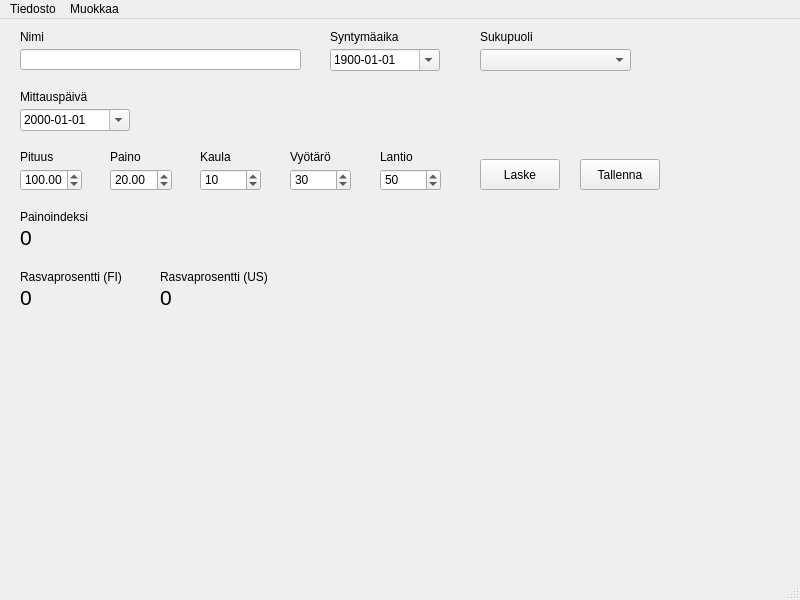
<?xml version="1.0" encoding="UTF-8"?>
<ui version="4.0">
 <class>MainWindow</class>
 <widget class="QMainWindow" name="MainWindow">
  <property name="geometry">
   <rect>
    <x>0</x>
    <y>0</y>
    <width>800</width>
    <height>600</height>
   </rect>
  </property>
  <property name="windowTitle">
   <string>MainWindow</string>
  </property>
  <widget class="QWidget" name="centralwidget">
   <widget class="QLineEdit" name="nameLineEdit">
    <property name="geometry">
     <rect>
      <x>20</x>
      <y>30</y>
      <width>281</width>
      <height>21</height>
     </rect>
    </property>
    <property name="toolTip">
     <string extracomment="Syötä tähän oma nimesi"/>
    </property>
   </widget>
   <widget class="QLabel" name="nameLabel">
    <property name="geometry">
     <rect>
      <x>20</x>
      <y>10</y>
      <width>58</width>
      <height>16</height>
     </rect>
    </property>
    <property name="text">
     <string>Nimi</string>
    </property>
   </widget>
   <widget class="QLabel" name="label_3">
    <property name="geometry">
     <rect>
      <x>200</x>
      <y>130</y>
      <width>58</width>
      <height>16</height>
     </rect>
    </property>
    <property name="text">
     <string>Kaula</string>
    </property>
   </widget>
   <widget class="QLabel" name="label_5">
    <property name="geometry">
     <rect>
      <x>290</x>
      <y>130</y>
      <width>58</width>
      <height>16</height>
     </rect>
    </property>
    <property name="text">
     <string>Vyötärö</string>
    </property>
   </widget>
   <widget class="QLabel" name="label_6">
    <property name="geometry">
     <rect>
      <x>380</x>
      <y>130</y>
      <width>58</width>
      <height>16</height>
     </rect>
    </property>
    <property name="text">
     <string>Lantio</string>
    </property>
   </widget>
   <widget class="QLabel" name="label_4">
    <property name="geometry">
     <rect>
      <x>20</x>
      <y>130</y>
      <width>58</width>
      <height>16</height>
     </rect>
    </property>
    <property name="text">
     <string>Pituus</string>
    </property>
   </widget>
   <widget class="QLabel" name="label_2">
    <property name="geometry">
     <rect>
      <x>110</x>
      <y>130</y>
      <width>58</width>
      <height>16</height>
     </rect>
    </property>
    <property name="text">
     <string>Paino</string>
    </property>
   </widget>
   <widget class="QLabel" name="label_7">
    <property name="geometry">
     <rect>
      <x>330</x>
      <y>10</y>
      <width>81</width>
      <height>16</height>
     </rect>
    </property>
    <property name="text">
     <string>Syntymäaika</string>
    </property>
   </widget>
   <widget class="QLabel" name="label">
    <property name="geometry">
     <rect>
      <x>20</x>
      <y>70</y>
      <width>91</width>
      <height>16</height>
     </rect>
    </property>
    <property name="text">
     <string>Mittauspäivä</string>
    </property>
   </widget>
   <widget class="QLabel" name="bmiLabel">
    <property name="geometry">
     <rect>
      <x>20</x>
      <y>210</y>
      <width>101</width>
      <height>16</height>
     </rect>
    </property>
    <property name="font">
     <font>
      <pointsize>16</pointsize>
     </font>
    </property>
    <property name="text">
     <string>0</string>
    </property>
   </widget>
   <widget class="QLabel" name="fatUsaLabel">
    <property name="geometry">
     <rect>
      <x>160</x>
      <y>270</y>
      <width>141</width>
      <height>16</height>
     </rect>
    </property>
    <property name="font">
     <font>
      <pointsize>16</pointsize>
     </font>
    </property>
    <property name="text">
     <string>0</string>
    </property>
   </widget>
   <widget class="QLabel" name="fatFiLabel">
    <property name="geometry">
     <rect>
      <x>20</x>
      <y>270</y>
      <width>111</width>
      <height>16</height>
     </rect>
    </property>
    <property name="font">
     <font>
      <pointsize>16</pointsize>
     </font>
    </property>
    <property name="text">
     <string>0</string>
    </property>
   </widget>
   <widget class="QLabel" name="label_11">
    <property name="geometry">
     <rect>
      <x>20</x>
      <y>190</y>
      <width>81</width>
      <height>16</height>
     </rect>
    </property>
    <property name="text">
     <string>Painoindeksi</string>
    </property>
   </widget>
   <widget class="QLabel" name="label_12">
    <property name="geometry">
     <rect>
      <x>20</x>
      <y>250</y>
      <width>111</width>
      <height>16</height>
     </rect>
    </property>
    <property name="text">
     <string>Rasvaprosentti (FI)</string>
    </property>
   </widget>
   <widget class="QLabel" name="label_13">
    <property name="geometry">
     <rect>
      <x>160</x>
      <y>250</y>
      <width>121</width>
      <height>16</height>
     </rect>
    </property>
    <property name="text">
     <string>Rasvaprosentti (US)</string>
    </property>
   </widget>
   <widget class="QLabel" name="label_14">
    <property name="geometry">
     <rect>
      <x>480</x>
      <y>10</y>
      <width>81</width>
      <height>16</height>
     </rect>
    </property>
    <property name="text">
     <string>Sukupuoli</string>
    </property>
   </widget>
   <widget class="QDateEdit" name="birthDateEdit">
    <property name="geometry">
     <rect>
      <x>330</x>
      <y>30</y>
      <width>110</width>
      <height>22</height>
     </rect>
    </property>
    <property name="displayFormat">
     <string>yyyy-MM-dd</string>
    </property>
    <property name="calendarPopup">
     <bool>true</bool>
    </property>
    <property name="date">
     <date>
      <year>1900</year>
      <month>1</month>
      <day>1</day>
     </date>
    </property>
   </widget>
   <widget class="QComboBox" name="genderComboBox">
    <property name="geometry">
     <rect>
      <x>480</x>
      <y>30</y>
      <width>151</width>
      <height>22</height>
     </rect>
    </property>
    <property name="placeholderText">
     <string>Valitse sukupuoli</string>
    </property>
    <item>
     <property name="text">
      <string>Mies</string>
     </property>
    </item>
    <item>
     <property name="text">
      <string>Nainen</string>
     </property>
    </item>
   </widget>
   <widget class="QDateEdit" name="weighingDateEdit">
    <property name="geometry">
     <rect>
      <x>20</x>
      <y>90</y>
      <width>110</width>
      <height>22</height>
     </rect>
    </property>
    <property name="displayFormat">
     <string>yyyy-MM-dd</string>
    </property>
    <property name="calendarPopup">
     <bool>true</bool>
    </property>
   </widget>
   <widget class="QDoubleSpinBox" name="heightSpinBox">
    <property name="geometry">
     <rect>
      <x>20</x>
      <y>150</y>
      <width>62</width>
      <height>22</height>
     </rect>
    </property>
    <property name="decimals">
     <number>2</number>
    </property>
    <property name="maximum">
     <double>230.990000000000009</double>
    </property>
    <property name="value">
     <double>100.000000000000000</double>
    </property>
   </widget>
   <widget class="QDoubleSpinBox" name="weightSpinBox">
    <property name="geometry">
     <rect>
      <x>110</x>
      <y>150</y>
      <width>62</width>
      <height>22</height>
     </rect>
    </property>
    <property name="maximum">
     <double>200.990000000000009</double>
    </property>
    <property name="value">
     <double>20.000000000000000</double>
    </property>
   </widget>
   <widget class="QSpinBox" name="neckSpinBox">
    <property name="geometry">
     <rect>
      <x>200</x>
      <y>150</y>
      <width>61</width>
      <height>22</height>
     </rect>
    </property>
    <property name="value">
     <number>10</number>
    </property>
    <property name="displayIntegerBase">
     <number>10</number>
    </property>
   </widget>
   <widget class="QSpinBox" name="waistSpinBox">
    <property name="geometry">
     <rect>
      <x>290</x>
      <y>150</y>
      <width>61</width>
      <height>22</height>
     </rect>
    </property>
    <property name="maximum">
     <number>300</number>
    </property>
    <property name="value">
     <number>30</number>
    </property>
   </widget>
   <widget class="QSpinBox" name="hipsSpinBox">
    <property name="geometry">
     <rect>
      <x>380</x>
      <y>150</y>
      <width>61</width>
      <height>22</height>
     </rect>
    </property>
    <property name="maximum">
     <number>300</number>
    </property>
    <property name="value">
     <number>50</number>
    </property>
   </widget>
   <widget class="QPushButton" name="calculatePushButton">
    <property name="geometry">
     <rect>
      <x>480</x>
      <y>140</y>
      <width>80</width>
      <height>31</height>
     </rect>
    </property>
    <property name="text">
     <string>Laske</string>
    </property>
   </widget>
   <widget class="QPushButton" name="savePushButton">
    <property name="geometry">
     <rect>
      <x>580</x>
      <y>140</y>
      <width>80</width>
      <height>31</height>
     </rect>
    </property>
    <property name="text">
     <string>Tallenna</string>
    </property>
   </widget>
  </widget>
  <widget class="QMenuBar" name="menubar">
   <property name="geometry">
    <rect>
     <x>0</x>
     <y>0</y>
     <width>800</width>
     <height>21</height>
    </rect>
   </property>
   <widget class="QMenu" name="menuTiedosto">
    <property name="title">
     <string>Tiedosto</string>
    </property>
    <widget class="QMenu" name="menuJaa">
     <property name="title">
      <string>Jaa</string>
     </property>
     <addaction name="actionFacebook_2"/>
     <addaction name="actionTwitter_2"/>
     <addaction name="actionInstagram_2"/>
    </widget>
    <widget class="QMenu" name="menuAsetukset">
     <property name="title">
      <string>Asetukset</string>
     </property>
     <addaction name="actionKieli"/>
     <addaction name="actionUlkoasu"/>
    </widget>
    <addaction name="menuJaa"/>
    <addaction name="separator"/>
    <addaction name="menuAsetukset"/>
    <addaction name="actionTulosta_2"/>
    <addaction name="separator"/>
    <addaction name="actionY_tila"/>
    <addaction name="actionSUlje"/>
   </widget>
   <widget class="QMenu" name="menuMuokkaa">
    <property name="title">
     <string>Muokkaa</string>
    </property>
    <addaction name="actionAutomaattinen_tallennus"/>
    <addaction name="actionPoista"/>
   </widget>
   <addaction name="menuTiedosto"/>
   <addaction name="menuMuokkaa"/>
  </widget>
  <widget class="QStatusBar" name="statusbar"/>
  <action name="actionTulosta">
   <property name="text">
    <string>Tulosta...</string>
   </property>
  </action>
  <action name="actionSulje">
   <property name="text">
    <string>Sulje</string>
   </property>
  </action>
  <action name="actionFacebook">
   <property name="text">
    <string>Facebook</string>
   </property>
  </action>
  <action name="actionInstagram">
   <property name="text">
    <string>Instagram</string>
   </property>
  </action>
  <action name="actionTwitter">
   <property name="text">
    <string>Twitter</string>
   </property>
  </action>
  <action name="actionTulosta_2">
   <property name="text">
    <string>Tulosta</string>
   </property>
  </action>
  <action name="actionSUlje">
   <property name="text">
    <string>Sulje</string>
   </property>
  </action>
  <action name="actionFacebook_2">
   <property name="text">
    <string>Facebook</string>
   </property>
  </action>
  <action name="actionTwitter_2">
   <property name="text">
    <string>Twitter</string>
   </property>
  </action>
  <action name="actionInstagram_2">
   <property name="text">
    <string>Instagram</string>
   </property>
  </action>
  <action name="actionKieli">
   <property name="text">
    <string>Kieli</string>
   </property>
  </action>
  <action name="actionUlkoasu">
   <property name="text">
    <string>Ulkoasu</string>
   </property>
  </action>
  <action name="actionY_tila">
   <property name="checkable">
    <bool>true</bool>
   </property>
   <property name="text">
    <string>Yötila</string>
   </property>
   <property name="shortcut">
    <string>Ctrl+Y</string>
   </property>
  </action>
  <action name="actionAutomaattinen_tallennus">
   <property name="checkable">
    <bool>true</bool>
   </property>
   <property name="text">
    <string>Automaattinen tallennus</string>
   </property>
   <property name="shortcut">
    <string>Ctrl+Shift+S</string>
   </property>
  </action>
  <action name="actionPoista">
   <property name="text">
    <string>Poista käyttäjä</string>
   </property>
  </action>
 </widget>
 <resources/>
 <connections/>
 <slots>
  <signal>signal1()</signal>
 </slots>
</ui>
